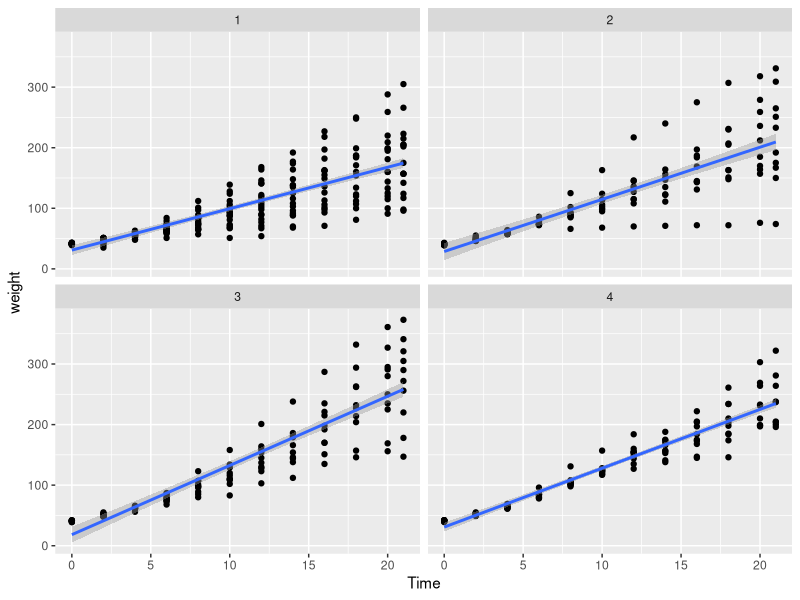

Write R code to recreate this figure.
#### R CHALLENGE 7 ####
library(tidyverse)
library(car)
library(emmeans)
library(glmmTMB)

## load in the ChickWeight dataset. It contains weight (g) of small chickens grown on four different diets.
## Chickens were weighed every few days for 21 days. Don't worry about the 'Chick' column for this challenge
data("ChickWeight")
ChickWeight$Diet <- as.factor(ChickWeight$Diet)
?ChickWeight

## plot out data
ggplot(ChickWeight, aes(x=Time,y=weight))+geom_point()+facet_wrap(~Diet)+geom_smooth(method="lm")

## Q1: Conduct a regular one-way ANOVA to see if weight differs among the four diets (ie. ignore time). 
##     Which ones differ?



## Q2: Do the weights differ among the diets when including the time covariate? 


## Q2a: At what time point are the emmeans being calculated? (hint: the default is the average time point)


## Q3: Do the chicks on different diets have different growth rates? Which is fastest/slowest? (ie. compare slopes) 


## Bonus: Make a nice plot (either scatter plot or a dotplot with error bars for the emmeans)



# ----- PART 2 --------------------- #############################  
library(lme4) # install if needed, can use instead of glmmTMB

data("ChickWeight")
ChickWeight$Diet <- as.factor(ChickWeight$Diet)

## Q4. The ChickWeight dataset contains measurements on 50 chicks fed four different diets over a 21 day period.
##    Last time we did an ANCOVA to compare the weights at the end of the experiment (Time=20).
        ## Hint: add 'at=list(Time=20)'  to the emmeans statement.
##    The results seem overly strong (ie. the p-values seem artificially low). Are all observations independent?
##    What might have we not  considered that was part of the experimental design but was not accounted for in our analysis?
##    Construct a more appropriate model (use random effects if justified) and compare the diets.
##    Which diets differ significantly? How do the results differ from your model last week?


## Q5. How much variation is there among chicks? (ie. what is the variance component?)
##     How might this help to explain the difference in emmeans between your old and new model?


## Q6. Check residuals. How do they look? (we will return to this in a couple weeks to fix any potential issues)


## Q7. Bonus- extract the BLUPs and plot a histogram
